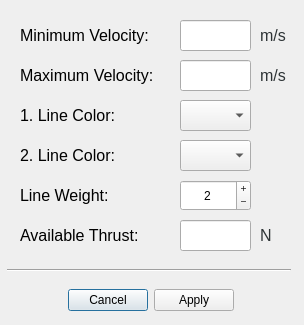
<?xml version="1.0" encoding="UTF-8"?>
<ui version="4.0">
 <class>avthrvsThrReq_Dialog</class>
 <widget class="QDialog" name="avthrvsThrReq_Dialog">
  <property name="geometry">
   <rect>
    <x>0</x>
    <y>0</y>
    <width>304</width>
    <height>325</height>
   </rect>
  </property>
  <property name="sizePolicy">
   <sizepolicy hsizetype="Fixed" vsizetype="Fixed">
    <horstretch>0</horstretch>
    <verstretch>0</verstretch>
   </sizepolicy>
  </property>
  <property name="windowTitle">
   <string>Plotting Available Thrust vs Thrust Required</string>
  </property>
  <property name="sizeGripEnabled">
   <bool>false</bool>
  </property>
  <property name="modal">
   <bool>false</bool>
  </property>
  <widget class="QLabel" name="avthrminVel_label">
   <property name="geometry">
    <rect>
     <x>20</x>
     <y>20</y>
     <width>141</width>
     <height>31</height>
    </rect>
   </property>
   <property name="sizePolicy">
    <sizepolicy hsizetype="Fixed" vsizetype="Fixed">
     <horstretch>0</horstretch>
     <verstretch>0</verstretch>
    </sizepolicy>
   </property>
   <property name="styleSheet">
    <string notr="true">QLabel {font: 11pt &quot;Ubuntu&quot;}</string>
   </property>
   <property name="text">
    <string>&lt;html&gt;&lt;head/&gt;&lt;body&gt;&lt;p&gt;&lt;span style=&quot; font-size:12pt;&quot;&gt;Minimum Velocity:&lt;/span&gt;&lt;/p&gt;&lt;/body&gt;&lt;/html&gt;</string>
   </property>
  </widget>
  <widget class="QLabel" name="avthrmaxVel_label">
   <property name="geometry">
    <rect>
     <x>20</x>
     <y>60</y>
     <width>141</width>
     <height>31</height>
    </rect>
   </property>
   <property name="sizePolicy">
    <sizepolicy hsizetype="Fixed" vsizetype="Fixed">
     <horstretch>0</horstretch>
     <verstretch>0</verstretch>
    </sizepolicy>
   </property>
   <property name="styleSheet">
    <string notr="true">QLabel {font: 11pt &quot;Ubuntu&quot;}</string>
   </property>
   <property name="text">
    <string>&lt;html&gt;&lt;head/&gt;&lt;body&gt;&lt;p&gt;&lt;span style=&quot; font-size:12pt;&quot;&gt;Maximum Velocity:&lt;/span&gt;&lt;/p&gt;&lt;/body&gt;&lt;/html&gt;</string>
   </property>
  </widget>
  <widget class="QLineEdit" name="avthrminVel_lineEdit">
   <property name="geometry">
    <rect>
     <x>180</x>
     <y>20</y>
     <width>71</width>
     <height>31</height>
    </rect>
   </property>
   <property name="sizePolicy">
    <sizepolicy hsizetype="Fixed" vsizetype="Fixed">
     <horstretch>0</horstretch>
     <verstretch>0</verstretch>
    </sizepolicy>
   </property>
   <property name="alignment">
    <set>Qt::AlignLeading|Qt::AlignLeft|Qt::AlignVCenter</set>
   </property>
   <property name="clearButtonEnabled">
    <bool>false</bool>
   </property>
  </widget>
  <widget class="QLineEdit" name="avthrmaxVel_lineEdit">
   <property name="geometry">
    <rect>
     <x>180</x>
     <y>60</y>
     <width>71</width>
     <height>31</height>
    </rect>
   </property>
   <property name="sizePolicy">
    <sizepolicy hsizetype="Fixed" vsizetype="Fixed">
     <horstretch>0</horstretch>
     <verstretch>0</verstretch>
    </sizepolicy>
   </property>
   <property name="alignment">
    <set>Qt::AlignLeading|Qt::AlignLeft|Qt::AlignVCenter</set>
   </property>
   <property name="clearButtonEnabled">
    <bool>false</bool>
   </property>
  </widget>
  <widget class="QLabel" name="avthrminVelms_label">
   <property name="geometry">
    <rect>
     <x>260</x>
     <y>20</y>
     <width>41</width>
     <height>31</height>
    </rect>
   </property>
   <property name="sizePolicy">
    <sizepolicy hsizetype="Fixed" vsizetype="Fixed">
     <horstretch>0</horstretch>
     <verstretch>0</verstretch>
    </sizepolicy>
   </property>
   <property name="styleSheet">
    <string notr="true">QLabel {font: 10pt &quot;Ubuntu&quot;}</string>
   </property>
   <property name="text">
    <string>&lt;html&gt;&lt;head/&gt;&lt;body&gt;&lt;p&gt;&lt;span style=&quot; font-size:12pt; color:#2e3436;&quot;&gt;m/s&lt;/span&gt;&lt;/p&gt;&lt;/body&gt;&lt;/html&gt;</string>
   </property>
  </widget>
  <widget class="QLabel" name="avthrmaxVelms_label">
   <property name="geometry">
    <rect>
     <x>260</x>
     <y>60</y>
     <width>41</width>
     <height>31</height>
    </rect>
   </property>
   <property name="sizePolicy">
    <sizepolicy hsizetype="Fixed" vsizetype="Fixed">
     <horstretch>0</horstretch>
     <verstretch>0</verstretch>
    </sizepolicy>
   </property>
   <property name="styleSheet">
    <string notr="true">QLabel {font: 10pt &quot;Ubuntu&quot;}</string>
   </property>
   <property name="text">
    <string>&lt;html&gt;&lt;head/&gt;&lt;body&gt;&lt;p&gt;&lt;span style=&quot; font-size:12pt; color:#2e3436;&quot;&gt;m/s&lt;/span&gt;&lt;/p&gt;&lt;/body&gt;&lt;/html&gt;</string>
   </property>
  </widget>
  <widget class="QDialogButtonBox" name="avthrvsThrReq_buttonBox">
   <property name="geometry">
    <rect>
     <x>10</x>
     <y>280</y>
     <width>281</width>
     <height>41</height>
    </rect>
   </property>
   <property name="sizePolicy">
    <sizepolicy hsizetype="Fixed" vsizetype="Fixed">
     <horstretch>0</horstretch>
     <verstretch>0</verstretch>
    </sizepolicy>
   </property>
   <property name="orientation">
    <enum>Qt::Horizontal</enum>
   </property>
   <property name="standardButtons">
    <set>QDialogButtonBox::Apply|QDialogButtonBox::Cancel</set>
   </property>
   <property name="centerButtons">
    <bool>true</bool>
   </property>
  </widget>
  <widget class="QLabel" name="avthrvsThrReq_firstlinecolor_label">
   <property name="geometry">
    <rect>
     <x>20</x>
     <y>100</y>
     <width>121</width>
     <height>31</height>
    </rect>
   </property>
   <property name="sizePolicy">
    <sizepolicy hsizetype="Fixed" vsizetype="Fixed">
     <horstretch>0</horstretch>
     <verstretch>0</verstretch>
    </sizepolicy>
   </property>
   <property name="styleSheet">
    <string notr="true">QLabel {font: 11pt &quot;Ubuntu&quot;}</string>
   </property>
   <property name="text">
    <string>&lt;html&gt;&lt;head/&gt;&lt;body&gt;&lt;p&gt;&lt;span style=&quot; font-size:12pt;&quot;&gt;1. Line Color:&lt;/span&gt;&lt;/p&gt;&lt;/body&gt;&lt;/html&gt;</string>
   </property>
  </widget>
  <widget class="QComboBox" name="avthrvsThrReq_firstlinecolor_comboBox">
   <property name="geometry">
    <rect>
     <x>180</x>
     <y>100</y>
     <width>71</width>
     <height>31</height>
    </rect>
   </property>
   <property name="sizePolicy">
    <sizepolicy hsizetype="Fixed" vsizetype="Fixed">
     <horstretch>0</horstretch>
     <verstretch>0</verstretch>
    </sizepolicy>
   </property>
  </widget>
  <widget class="QLabel" name="avthrvsThrReq_lw_label">
   <property name="geometry">
    <rect>
     <x>20</x>
     <y>180</y>
     <width>91</width>
     <height>31</height>
    </rect>
   </property>
   <property name="sizePolicy">
    <sizepolicy hsizetype="Fixed" vsizetype="Fixed">
     <horstretch>0</horstretch>
     <verstretch>0</verstretch>
    </sizepolicy>
   </property>
   <property name="styleSheet">
    <string notr="true">QLabel {font: 11pt &quot;Ubuntu&quot;}</string>
   </property>
   <property name="text">
    <string>&lt;html&gt;&lt;head/&gt;&lt;body&gt;&lt;p&gt;&lt;span style=&quot; font-size:12pt;&quot;&gt;Line Weight:&lt;/span&gt;&lt;/p&gt;&lt;/body&gt;&lt;/html&gt;</string>
   </property>
  </widget>
  <widget class="QSpinBox" name="avthrvsThrReq_lw_spinBox">
   <property name="geometry">
    <rect>
     <x>180</x>
     <y>180</y>
     <width>71</width>
     <height>31</height>
    </rect>
   </property>
   <property name="sizePolicy">
    <sizepolicy hsizetype="Fixed" vsizetype="Fixed">
     <horstretch>0</horstretch>
     <verstretch>0</verstretch>
    </sizepolicy>
   </property>
   <property name="alignment">
    <set>Qt::AlignCenter</set>
   </property>
   <property name="buttonSymbols">
    <enum>QAbstractSpinBox::PlusMinus</enum>
   </property>
   <property name="showGroupSeparator" stdset="0">
    <bool>false</bool>
   </property>
   <property name="minimum">
    <number>1</number>
   </property>
   <property name="maximum">
    <number>5</number>
   </property>
   <property name="value">
    <number>2</number>
   </property>
  </widget>
  <widget class="Line" name="divider_line">
   <property name="geometry">
    <rect>
     <x>7</x>
     <y>260</y>
     <width>284</width>
     <height>21</height>
    </rect>
   </property>
   <property name="sizePolicy">
    <sizepolicy hsizetype="Fixed" vsizetype="Fixed">
     <horstretch>0</horstretch>
     <verstretch>0</verstretch>
    </sizepolicy>
   </property>
   <property name="orientation">
    <enum>Qt::Horizontal</enum>
   </property>
  </widget>
  <widget class="QLabel" name="avthrvsThrReq_avthr_label">
   <property name="geometry">
    <rect>
     <x>20</x>
     <y>220</y>
     <width>151</width>
     <height>31</height>
    </rect>
   </property>
   <property name="sizePolicy">
    <sizepolicy hsizetype="Fixed" vsizetype="Fixed">
     <horstretch>0</horstretch>
     <verstretch>0</verstretch>
    </sizepolicy>
   </property>
   <property name="styleSheet">
    <string notr="true">QLabel {font: 11pt &quot;Ubuntu&quot;}</string>
   </property>
   <property name="text">
    <string>&lt;html&gt;&lt;head/&gt;&lt;body&gt;&lt;p&gt;&lt;span style=&quot; font-size:12pt;&quot;&gt;Available Thrust:&lt;/span&gt;&lt;/p&gt;&lt;/body&gt;&lt;/html&gt;</string>
   </property>
  </widget>
  <widget class="QLineEdit" name="avthrvsThrReq_avthr_lineEdit">
   <property name="geometry">
    <rect>
     <x>180</x>
     <y>220</y>
     <width>71</width>
     <height>31</height>
    </rect>
   </property>
   <property name="sizePolicy">
    <sizepolicy hsizetype="Fixed" vsizetype="Fixed">
     <horstretch>0</horstretch>
     <verstretch>0</verstretch>
    </sizepolicy>
   </property>
   <property name="alignment">
    <set>Qt::AlignLeading|Qt::AlignLeft|Qt::AlignVCenter</set>
   </property>
   <property name="clearButtonEnabled">
    <bool>false</bool>
   </property>
  </widget>
  <widget class="QLabel" name="avthrmaxVelms_label_2">
   <property name="geometry">
    <rect>
     <x>260</x>
     <y>220</y>
     <width>21</width>
     <height>31</height>
    </rect>
   </property>
   <property name="sizePolicy">
    <sizepolicy hsizetype="Fixed" vsizetype="Fixed">
     <horstretch>0</horstretch>
     <verstretch>0</verstretch>
    </sizepolicy>
   </property>
   <property name="styleSheet">
    <string notr="true">QLabel {font: 10pt &quot;Ubuntu&quot;}</string>
   </property>
   <property name="text">
    <string>&lt;html&gt;&lt;head/&gt;&lt;body&gt;&lt;p&gt;&lt;span style=&quot; font-size:12pt; color:#2e3436;&quot;&gt;N&lt;/span&gt;&lt;/p&gt;&lt;/body&gt;&lt;/html&gt;</string>
   </property>
  </widget>
  <widget class="QLabel" name="avthrvsThrReq_secondlinecolor_label">
   <property name="geometry">
    <rect>
     <x>20</x>
     <y>140</y>
     <width>111</width>
     <height>31</height>
    </rect>
   </property>
   <property name="sizePolicy">
    <sizepolicy hsizetype="Fixed" vsizetype="Fixed">
     <horstretch>0</horstretch>
     <verstretch>0</verstretch>
    </sizepolicy>
   </property>
   <property name="styleSheet">
    <string notr="true">QLabel {font: 11pt &quot;Ubuntu&quot;}</string>
   </property>
   <property name="text">
    <string>&lt;html&gt;&lt;head/&gt;&lt;body&gt;&lt;p&gt;&lt;span style=&quot; font-size:12pt;&quot;&gt;2. Line Color:&lt;/span&gt;&lt;/p&gt;&lt;/body&gt;&lt;/html&gt;</string>
   </property>
  </widget>
  <widget class="QComboBox" name="avthrvsThrReq_secondlinecolor_comboBox">
   <property name="geometry">
    <rect>
     <x>180</x>
     <y>140</y>
     <width>71</width>
     <height>31</height>
    </rect>
   </property>
   <property name="sizePolicy">
    <sizepolicy hsizetype="Fixed" vsizetype="Fixed">
     <horstretch>0</horstretch>
     <verstretch>0</verstretch>
    </sizepolicy>
   </property>
  </widget>
 </widget>
 <resources/>
 <connections/>
</ui>
